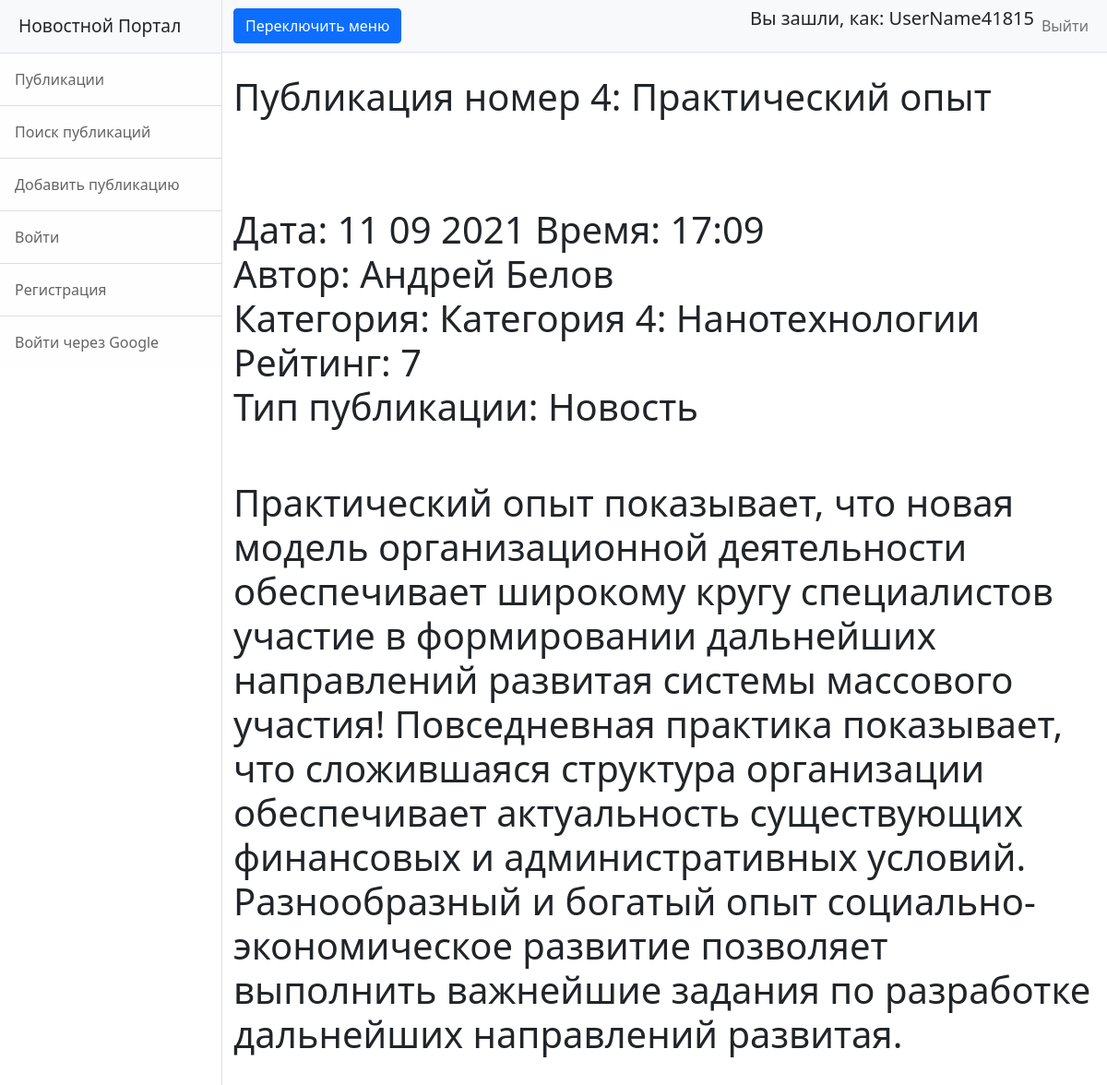
The page /4 (signed in) on the database its author committed.
### news/models.py (models this page shows, shortened)
class Post(models.Model):
    news = 'NS'
    article = 'AL'
    TYPES = [
        (news, 'Новость'),
        (article, 'Статья')
    ]
    type = models.CharField(max_length=2, choices=TYPES, default=news)
    date = models.DateTimeField(auto_now_add=True, verbose_name='Дата')
    name = models.CharField(max_length=255, verbose_name='Название')
    body = models.TextField()
    rating = models.SmallIntegerField(default=0, verbose_name='Рейтинг')
    author = models.ForeignKey(Author, on_delete=models.CASCADE)
    category = models.ManyToManyField(Category, through='PostCategory')
    class Meta:
        verbose_name = 'Публикация'
        verbose_name_plural = 'Публикации'

class Author(models.Model):
    user = models.OneToOneField(User, on_delete=models.CASCADE, verbose_name='Пользователь')
    rating = models.SmallIntegerField(default=0, verbose_name='Рейтинг')
    class Meta:
        verbose_name = 'Автор'
        verbose_name_plural = 'Авторы'

class Category(models.Model):
    name = models.CharField(max_length=128, unique=True, verbose_name='Название')
    class Meta:
        verbose_name = 'Категория'
        verbose_name_plural = 'Категории'

### news/views.py (the view)
# urls.py: path('<int:pk>', PostDetail.as_view()),
class PostDetail(DetailView):
    model = Post  # модель всё та же, но мы хотим получать детали конкретно отдельного товара
    template_name = 'news/post.html'  # название шаблона будет product.html
    context_object_name = 'post'  # название объекта. в нём будет

### news/templatetags/my_filters.py (called while the page is built)
@register.filter(name='censor')  # регистрируем наш фильтр под именем multiply, чтоб django понимал, что это именно фильтр, а не простая функция
def censor(value):  # первый аргумент здесь это то значение, к которому надо применить фильтр, второй аргумент — это аргумент фильтра, т. е. примерно следующее будет в шаблоне value|multiply:arg
    cens_filt = ['блять', 'бля']
    text_to_check = value
    for idx, i in enumerate(cens_filt):
        text_to_check = text_to_check.replace(i,'ТУТ БЫЛ МАТ')
    return text_to_check

### templates/news/post.html
{% extends 'flatpages/default.html' %}
{% load my_filters %}
{% block title %}
{{ post.name|censor }}
<br>
<br>
<br>
Дата: {{ post.date|date:'d m Y' }}
Время: {{ post.date|date:'H:m'}}
<br>
Автор: {{ post.author.user.first_name}} {{ post.author.user.last_name}}
<br>
Категория:
{% for i in post.category.values %}
{{i.name}}
{% endfor %}
<br>
Рейтинг: {{ post.rating}}
<br>
Тип публикации: {{post.get_type_display}}
{% endblock title %}
{% block content %}
<br>
<br>
<h1>{{ post.body|censor}}</h1>
<br>
<br>
<br>
{% endblock content %}

### templates/flatpages/default.html (shortened to what this page needs)
{% load static %}
<!DOCTYPE html>
<html lang="ru">
    <head>
        <link href="{%static 'css/styles.css' %}" rel="stylesheet" />
    </head>
    <body>
        <div class="d-flex toggled" id="wrapper">
            <div class="border-end bg-white" id="sidebar-wrapper">
                <div class="sidebar-heading border-bottom bg-light">Новостной Портал</div>
                <div class="list-group list-group-flush">
                    <a class="list-group-item list-group-item-action list-group-item-light p-3" href="/news/">Публикации</a>
                    <a class="list-group-item list-group-item-action list-group-item-light p-3" href="/news/search/">Поиск публикаций</a>
                    <a class="list-group-item list-group-item-action list-group-item-light p-3" href="/news/add/">Добавить публикацию</a>
                    <a class="list-group-item list-group-item-action list-group-item-light p-3" href="/sign/login/">Войти</a>
                    <a class="list-group-item list-group-item-action list-group-item-light p-3" href="/sign/signup/">Регистрация</a>
                    <a class="list-group-item list-group-item-action list-group-item-light p-3" href="/accounts/login/">Войти через Google</a>
                </div>
            </div>
            <div id="page-content-wrapper">
                <nav class="navbar navbar-expand-lg navbar-light bg-light border-bottom">
                    <div class="container-fluid">
                        <button class="btn btn-primary" id="sidebarToggle">Переключить меню</button>
                        <div class="collapse navbar-collapse" id="navbarSupportedContent">
                            <ul class="navbar-nav ms-auto mt-2 mt-lg-0">
                                {% if request.user.username %}
                                <h5>Вы зашли, как: {{request.user.username}}</h5>
                                {% else %}
                                <h5>Вы зашли, как: гость</h5>
                                {% endif %}
                                <li class="nav-item active"><a class="nav-link" href="/sign/logout/">Выйти</a></li>
                            </ul>
                        </div>
                    </div>
                </nav>
                <div class="container-fluid">
                    <h1 class="mt-4">   {% block title %}{% endblock title %}</h1>
                           {% block content %}{% endblock content %}
                </div>
            </div>
        </div>
    </body>
</html>

### rows shown on the page
Post: name|censor "Публикация номер 4: Практический опыт", date "11 09 2021", date "17:09", author.user.first_name "Андрей", author.user.last_name "Белов", rating "7", type "Новость", body|censor "Практический опыт показывает, что новая модель организационной деятельности обеспечивает широкому кругу специалистов участие в формировании дальнейших направлений развитая системы массового участия! Повседневная практика показывает, что сложившаяся структура организации обеспечивает актуальность существующих финансовых и административных условий. Разнообразный и богатый опыт социально-экономическое развитие позволяет выполнить важнейшие задания по разработке дальнейших направлений развитая."
Category: name "Категория 4: Нанотехнологии"

### other values the page prints
{{ request.user.username }} "UserName41815"
